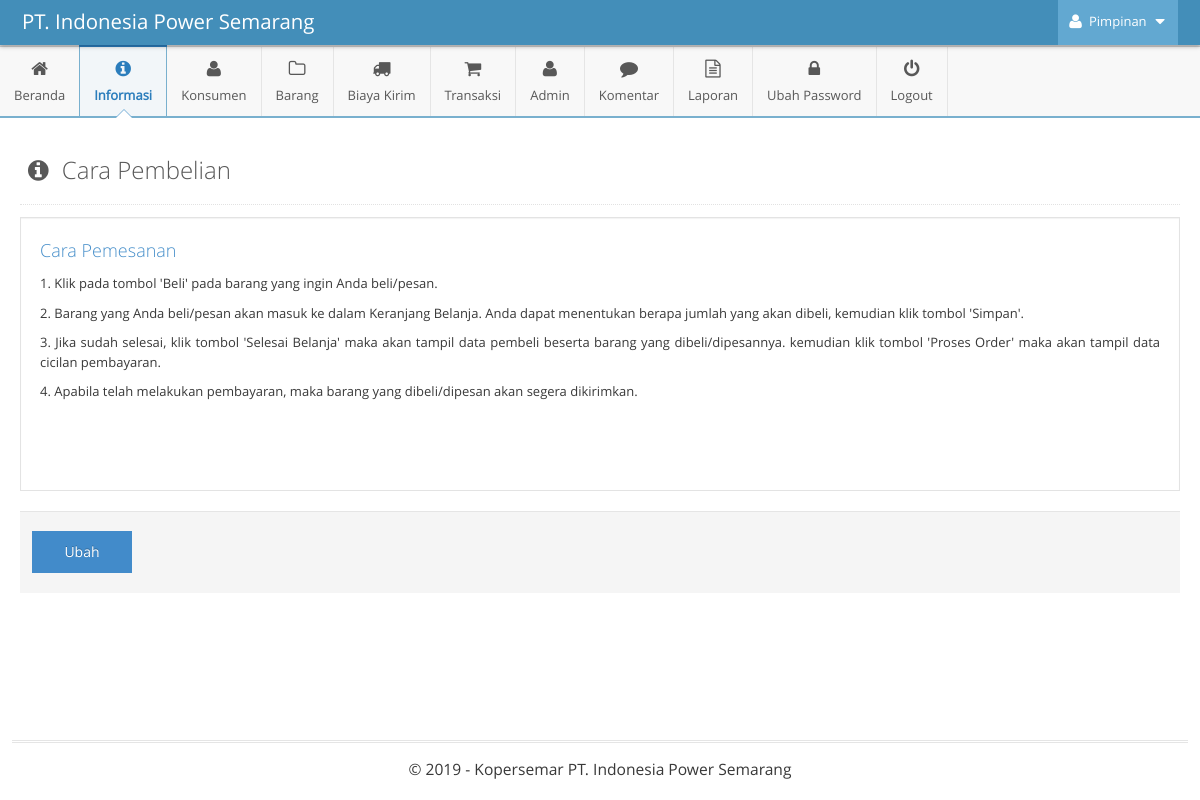
Page /admin/main.php?module=cara_beli (signed in) on the committed database.
### tables this page shows
CREATE TABLE IF NOT EXISTS `tbl_informasi` (
  `id_informasi` int(11) NOT NULL,
  `judul` varchar(50) NOT NULL,
  `keterangan` text NOT NULL
);

### admin/modules/cara-beli/view.php (the view)
<div class="page-content">
	<div class="page-header">
		<h1 style="color:#585858">
			<i style="margin-right:7px" class="ace-icon fa fa-info-circle"></i>
			Cara Pembelian
		</h1>
	</div>
	<?php
	$query = mysqli_query($mysqli, "SELECT * FROM tbl_informasi WHERE id_informasi='2'")
									or die('Ada kesalahan pada query tampil data informasi : '.mysqli_error($mysqli));
    $data = mysqli_fetch_assoc($query);
    ?>
	<div class="row">
		<div class="col-xs-12">
	    <?php
		if (isset($_GET['id'])) { ?>
			<form class="form-horizontal" role="form" action="modules/cara-beli/proses.php" method="POST" />
				<input type="hidden" name="id_informasi" value="<?php echo $data['id_informasi']; ?>">
				<div class="form-group">
					<div class="col-sm-12">
						<input type="text" class="col-xs-12 col-sm-12" name="judul" placeholder="Judul Halaman..." autocomplete="off" value="<?php echo $data['judul']; ?>" required />
					</div>
				</div>
				<div class="form-group">
					<div class="col-sm-12">
						<textarea class="col-xs-12 col-sm-12" id="ckeditor" name="keterangan" required><?php echo $data['keterangan']; ?></textarea>
					</div>
				</div>
				<div class="clearfix form-actions">
					<div class="col-md-offset-0 col-md-12">
						<input style="width:100px" type="submit" class="btn btn-primary" name="simpan" value="Simpan" />
						&nbsp; &nbsp;
						<a style="width:100px" href="?module=cara_beli" class="btn">Batal</a>
					</div>
				</div>
			</form>
		<?php
		}
		else {?>
			<div style="background:#fff;text-align:justify" class="well">
				<h4 class="blue lighter"><?php echo $data['judul']; ?></h4>
				<?php echo $data['keterangan']; ?>
			</div>
			<div class="clearfix form-actions">
				<div class="col-md-offset-0 col-md-12">
					<a style="width:100px" class="btn btn-primary" href="?module=cara_beli&id=<?php echo $data['id_informasi']; ?>">
						Ubah
					</a>
				</div>
			</div>
		<?php
		}
		?>
		</div>
	</div>
</div>

### rows in the picture
tbl_informasi: judul "Cara Pemesanan", keterangan "1. Klik pada tombol 'Beli' pada barang yang ingin Anda beli/pesan. 2. Barang yang Anda beli/pesan akan masuk ke dalam Keranjang Belanja. Anda dapat menentukan berapa jumlah yang akan dibeli, kemudian klik tombol 'Simpan'. 3. Jika sudah selesai, klik tombol 'Selesai Belanja' maka akan tampil data pembeli beserta barang yang dibeli/dipesannya. kemudian klik tombol 'Proses Order' maka akan tampil data cicilan pembayaran. 4. Apabila telah melakukan pembayaran, maka barang yang dibeli/dipesan akan segera dikirimkan."

### other values in the picture
$_SESSION['nama_admin'] "Pimpinan"
$judul_halaman "Beranda Konsumen Biaya Kirim Admin Komentar Ubah Password"
$judul_halaman "Informasi Barang Transaksi Laporan"
